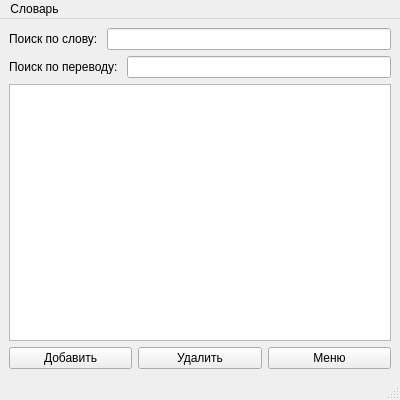
<?xml version="1.0" encoding="UTF-8"?>
<ui version="4.0">
 <class>NewDict</class>
 <widget class="QMainWindow" name="NewDict">
  <property name="geometry">
   <rect>
    <x>0</x>
    <y>0</y>
    <width>400</width>
    <height>400</height>
   </rect>
  </property>
  <property name="minimumSize">
   <size>
    <width>400</width>
    <height>400</height>
   </size>
  </property>
  <property name="maximumSize">
   <size>
    <width>400</width>
    <height>400</height>
   </size>
  </property>
  <property name="windowTitle">
   <string>Редактирование словаря</string>
  </property>
  <widget class="QWidget" name="centralwidget">
   <layout class="QVBoxLayout" name="verticalLayout">
    <item>
     <layout class="QHBoxLayout" name="horizontalLayout_2">
      <item>
       <widget class="QLabel" name="label">
        <property name="font">
         <font>
          <pointsize>9</pointsize>
         </font>
        </property>
        <property name="text">
         <string>Поиск по слову: </string>
        </property>
       </widget>
      </item>
      <item>
       <widget class="QLineEdit" name="search"/>
      </item>
     </layout>
    </item>
    <item>
     <layout class="QHBoxLayout" name="horizontalLayout_3">
      <item>
       <widget class="QLabel" name="label_2">
        <property name="font">
         <font>
          <pointsize>9</pointsize>
         </font>
        </property>
        <property name="text">
         <string>Поиск по переводу: </string>
        </property>
       </widget>
      </item>
      <item>
       <widget class="QLineEdit" name="search_trn"/>
      </item>
     </layout>
    </item>
    <item>
     <widget class="QTableView" name="table_dict">
      <property name="editTriggers">
       <set>QAbstractItemView::NoEditTriggers</set>
      </property>
      <property name="selectionMode">
       <enum>QAbstractItemView::SingleSelection</enum>
      </property>
      <property name="selectionBehavior">
       <enum>QAbstractItemView::SelectRows</enum>
      </property>
      <property name="sortingEnabled">
       <bool>true</bool>
      </property>
      <attribute name="horizontalHeaderShowSortIndicator" stdset="0">
       <bool>false</bool>
      </attribute>
      <attribute name="verticalHeaderVisible">
       <bool>false</bool>
      </attribute>
     </widget>
    </item>
    <item>
     <layout class="QHBoxLayout" name="horizontalLayout">
      <item>
       <widget class="QPushButton" name="btn_add">
        <property name="text">
         <string>Добавить</string>
        </property>
       </widget>
      </item>
      <item>
       <widget class="QPushButton" name="btn_del">
        <property name="text">
         <string>Удалить</string>
        </property>
       </widget>
      </item>
      <item>
       <widget class="QPushButton" name="btn_to_menu">
        <property name="text">
         <string>Меню</string>
        </property>
       </widget>
      </item>
     </layout>
    </item>
   </layout>
  </widget>
  <widget class="QMenuBar" name="menuBar">
   <property name="geometry">
    <rect>
     <x>0</x>
     <y>0</y>
     <width>400</width>
     <height>26</height>
    </rect>
   </property>
   <widget class="QMenu" name="menu">
    <property name="title">
     <string>Словарь</string>
    </property>
    <addaction name="save_dict"/>
   </widget>
   <addaction name="menu"/>
  </widget>
  <widget class="QStatusBar" name="status_line"/>
  <action name="save_dict">
   <property name="text">
    <string>Сохранить словарь</string>
   </property>
   <property name="shortcut">
    <string>Ctrl+S</string>
   </property>
  </action>
 </widget>
 <resources/>
 <connections/>
</ui>
